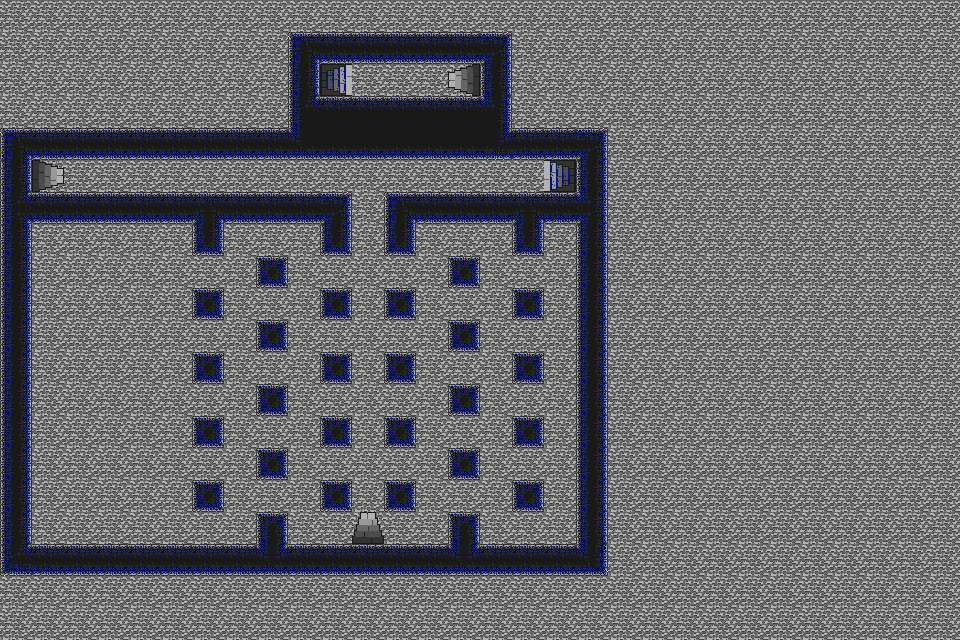

This game map was drawn from its Tiled (.tmx) file and the tilesets committed beside it. A one-line description and the trimmed map source follow:
An orthogonal 30x20 tile map with 32x32 px tiles, 3 tile layers (Background, ObjectOverlay, Collision), 1 hidden layer not drawn, 2 tilesets and 25 objects (6x Spawn, 5x SlowDemon, 5x Stairs, 3x Torch, 2x Fuel, ...).

<map version="1.0" orientation="orthogonal" width="30" height="20" tilewidth="32" tileheight="32">
 <properties>
  <property name="Description" value="level 2" />
 </properties>
 <tileset firstgid="1" name="Collision" tilewidth="32" tileheight="32">
  <image source="../tileset/tileset.png" width="160" height="320" />
  <tile id="3">
   <properties>
    <property name="Clear" value="" />
   </properties>
  </tile>
 </tileset>
 <tileset firstgid="51" name="Object" tilewidth="32" tileheight="32">
  <image source="../tileset/ObjectTiles.png" width="160" height="320" />
  <tile id="0">
   <properties>
    <property name="type" value="spawn" />
   </properties>
  </tile>
 </tileset>
 <layer name="Background" width="30" height="20">
  <data>[600 cells, 600 non-empty, 1 distinct tile ids]</data>
 </layer>
 <layer name="ObjectOverlay" width="30" height="20">
  <data>[600 cells, 5 non-empty, 5 distinct tile ids]</data>
 </layer>
 <layer name="Collision" width="30" height="20">
  <data>[600 cells, 124 non-empty, 19 distinct tile ids]</data>
 </layer>
 <layer name="Misc" width="30" height="20" visible="0">
  <data>[600 cells, 0 non-empty, 0 distinct tile ids]</data>
 </layer>
 <objectgroup name="Object Layer 1">
  <object type="SlowDemon" gid="54" x="160" y="385" width="32" height="32" />
  <object type="Torch" gid="55" x="256" y="449" width="32" height="32" />
  <object name="StairsToDebug1_1" type="Stairs" gid="56" x="352" y="545" width="32" height="32">
   <properties>
    <property name="NextLevel" value="Debug1.tmx" />
    <property name="NextSpawn" value="FromDebug2_1" />
   </properties>
  </object>
  <object name="FromDebug1_1" type="Spawn" gid="52" x="352" y="513" width="32" height="32" />
  <object name="FromDebug1_2" type="Spawn" gid="52" x="64" y="192" width="32" height="32" />
  <object name="StairsToDebug1_2" type="Stairs" gid="56" x="32" y="193" width="32" height="32">
   <properties>
    <property name="NextLevel" value="Debug1.tmx" />
    <property name="NextSpawn" value="FromDebug2_2" />
   </properties>
  </object>
  <object name="Init" type="Spawn" gid="52" x="416" y="256" width="32" height="32" />
  <object name="Door1" type="Door" gid="57" x="352" y="224" width="32" height="32">
   <properties>
    <property name="Description" value="a yellow key" />
   </properties>
  </object>
  <object type="SlowDemon" gid="54" x="160" y="321" />
  <object type="SlowDemon" gid="54" x="160" y="257" />
  <object type="SlowDemon" gid="54" x="160" y="449" />
  <object type="SlowDemon" gid="54" x="160" y="513" />
  <object gid="55" x="32" y="384" rotation="-90" />
  <object name="StairsToDebug1_3" type="Stairs" gid="56" x="547" y="192" width="32" height="32">
   <properties>
    <property name="NextLevel" value="Debug1.tmx" />
    <property name="NextSpawn" value="FromDebug2_3" />
   </properties>
  </object>
  <object name="FromDebug1_3" type="Spawn" gid="52" x="512" y="193" width="32" height="32" />
  <object name="StairsToDebug1_4" type="Stairs" gid="56" x="448" y="96" width="32" height="32">
   <properties>
    <property name="NextLevel" value="Debug1.tmx" />
    <property name="NextSpawn" value="FromDebug2_4" />
   </properties>
  </object>
  <object name="StairsToDebug3_1" type="Stairs" gid="56" x="320" y="96" width="32" height="32">
   <properties>
    <property name="NextLevel" value="Debug3.tmx" />
    <property name="NextSpawn" value="FromDebug2_5" />
   </properties>
  </object>
  <object name="FromDebug3_1" type="Spawn" gid="52" x="352" y="96" width="32" height="32" />
  <object name="FromDebug1_4" type="Spawn" gid="52" x="416" y="96" width="32" height="32" />
  <object type="Fuel" gid="60" x="32" y="352" width="32" height="32">
   <properties>
    <property name="Recovery" value="20" />
   </properties>
  </object>
  <object type="Potion" gid="59" x="32" y="416" width="32" height="32">
   <properties>
    <property name="Recovery" value="20" />
   </properties>
  </object>
  <object type="Torch" gid="55" x="320" y="288" width="32" height="32" rotation="-360" />
  <object type="Torch" gid="55" x="384" y="288" width="32" height="32" rotation="-360" />
  <object type="Fuel" gid="60" x="480" y="544" width="32" height="32">
   <properties>
    <property name="Recovery" value="10" />
   </properties>
  </object>
  <object type="Potion" gid="59" x="544" y="256">
   <properties>
    <property name="Recovery" value="10" />
   </properties>
  </object>
 </objectgroup>
</map>
